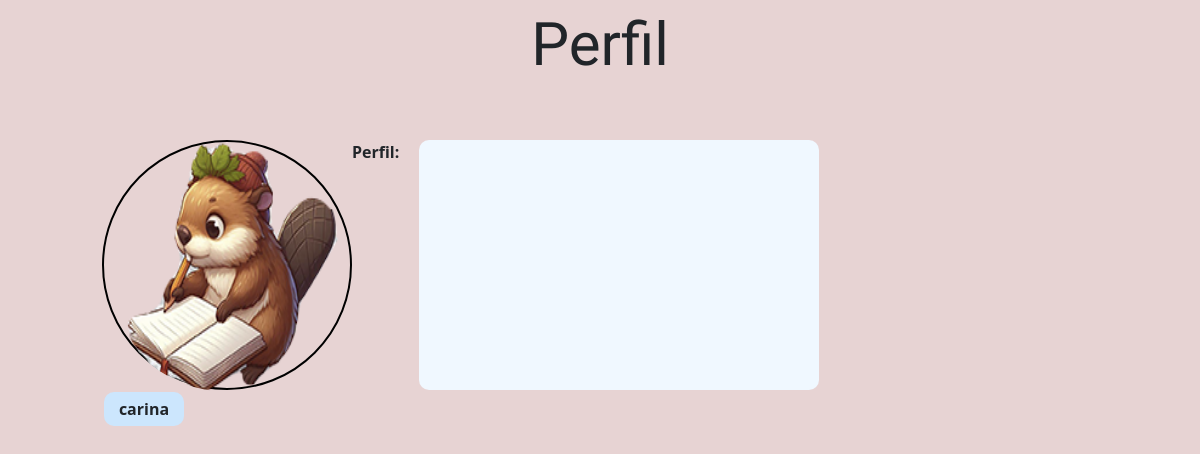
The page /noticias/outperfil/14/ on the database its author committed.
### usuarios/models.py (models this page shows, shortened)
class UserProfile(models.Model):
    user = models.OneToOneField(User, on_delete=models.CASCADE)
    profile_image = models.ImageField(
        upload_to='imagens/', blank=True, null=True)
    profile_text = models.TextField(blank=True)

### noticias/views.py (the view)
# urls.py: path('outperfil/<int:id>/', views.outperfil, name='out_perfil'),
def outperfil(request, id):
    perfil = UserProfile.objects.get(id=id)
    return render(request, 'noticias/outperfil.html',
                  context={'perfil': perfil})

### noticias/templates/noticias/outperfil.html (shortened to what this page needs)
{% load static %}
<!DOCTYPE html>
<html lang="pt-BR>
<head>
    <meta charset="UTF-8">
    <link rel="stylesheet" type="text/css" href="{% static 'css/outperfil.css' %}">
    <link href="https://cdn.jsdelivr.net/npm/bootstrap@5.0.2/dist/css/bootstrap.min.css" rel="stylesheet">
</head>
<body style =' background-color: rgba(207, 166, 166, 0.493)'>
    <div class ='container-fluid header-perfil'>Perfil</div>
    <div class ='container-fluid main-c'>
        <div class ='perfil-foto-main'>
            <img class ='perfil-foto' src={{perfil.profile_image.url}} alt="">
            <p class ='nome-perfil'><b>{{perfil.user.username}}</b></p>
        </div>
        <b>Perfil:</b>
        <div class ='form-perfil'>
        </div>
    </div>
</body>
</html>

### templates/static/css/outperfil.css (style rules this page uses)
.perfil-foto-main { border: 2px solid black; width: 250px; height: 250px; border-radius: 50%; margin-left: 90px; }
.perfil-foto { width: inherit; height: inherit; border-radius: 50%; }
body { background-color: rgba(207, 166, 166, 0.493) }
.header-perfil { font-size: 60px; font-family: 'Playpen Sans', sans-serif; text-align: center; }
.main-c { display: flex; margin-top: 50px; }
.form-perfil { width: 400px; background-color: aliceblue; padding: 5px; border-radius: 10px; margin-left: 20px; }
.nome-perfil { text-align: center; padding: 5px; width: 80px; border-radius: 10px; background-color: rgb(204, 230, 253); }

### rows shown on the page
UserProfile: profile_image (picture), user.username "carina"
